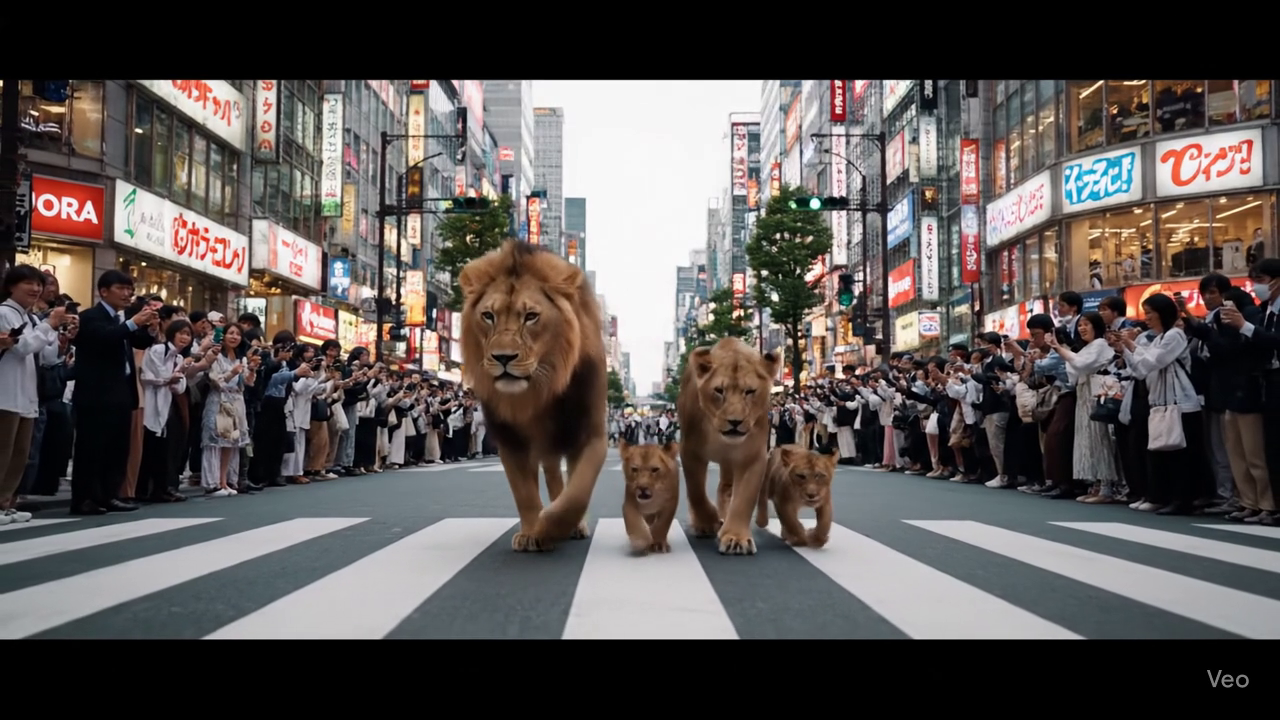
#> input picture frame 19 of Chapter03/input.mp4, 1280 x 720 px
$ python 02-04_4_save_inverted_video.py
#> lines starting #> are read from the running program, lines starting #| are printed output that depends on the picture
import cv2

cap = cv2.VideoCapture('input.mp4')
fps = cap.get(cv2.CAP_PROP_FPS)
width  = int(cap.get(cv2.CAP_PROP_FRAME_WIDTH))
height = int(cap.get(cv2.CAP_PROP_FRAME_HEIGHT))

# コーデックと出力設定
fourcc = cv2.VideoWriter_fourcc(*'mp4v')
out = cv2.VideoWriter('output_inverted_video.mp4', fourcc, fps, (width, height))

while cap.isOpened():
    ret, frame = cap.read()
#> frame is the input picture: shape (720, 1280, 3); mean B, G, R 83.4, 84.9, 90.5
    if not ret:
        break

    # 色の反転
    inverted = cv2.bitwise_not(frame)
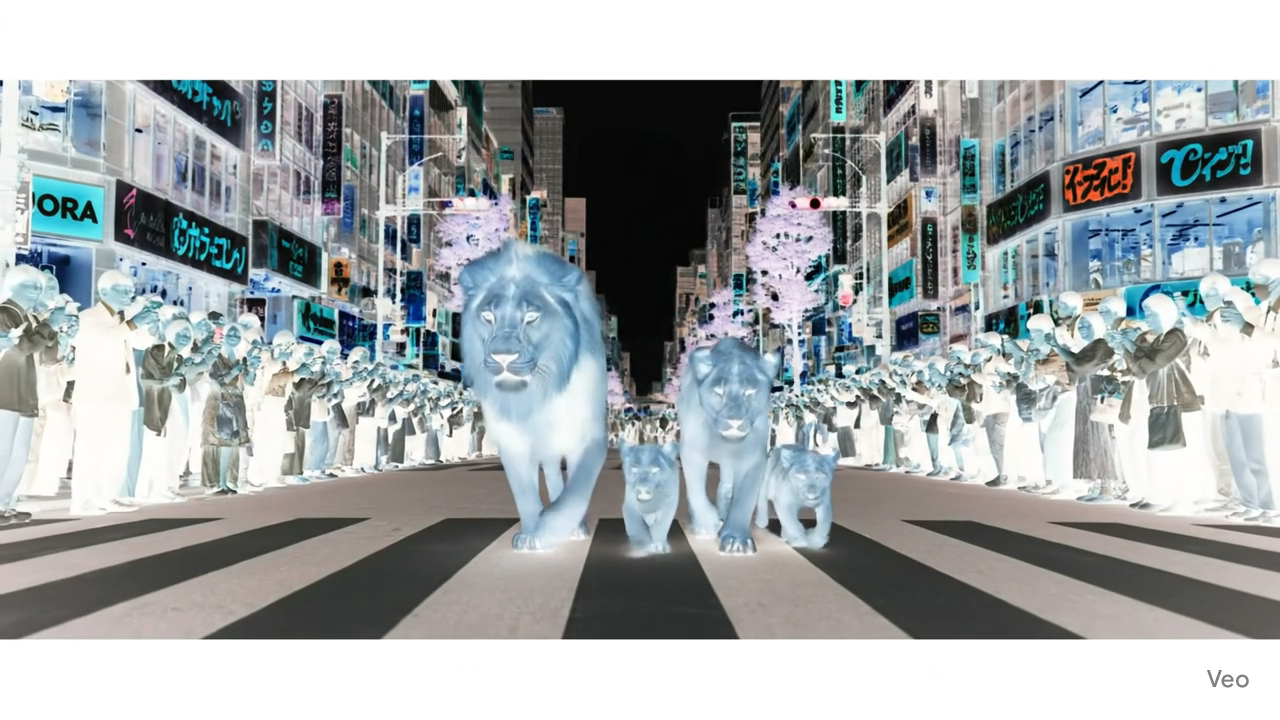
#> inverted: shape (720, 1280, 3); mean B, G, R 171.6, 170.1, 164.5
    out.write(inverted)

cap.release()
out.release()

$ run again, starting later in the video
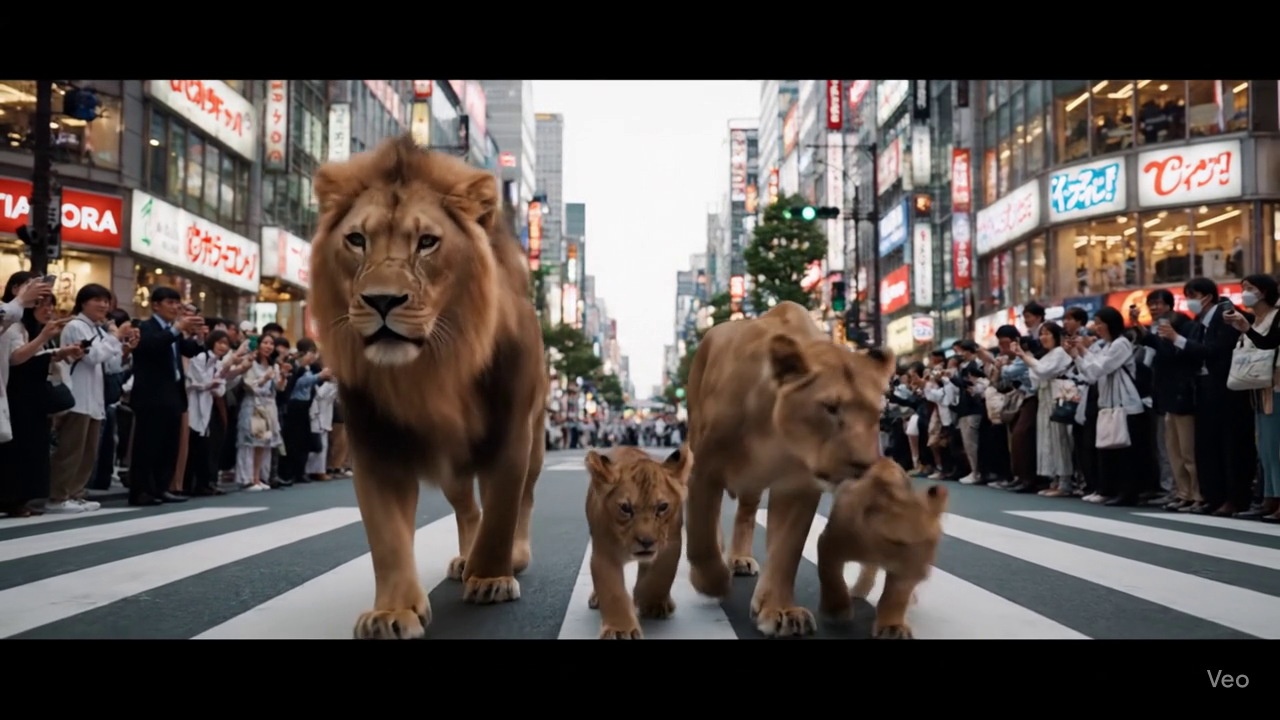
#> input picture frame 86 of Chapter03/input.mp4, 1280 x 720 px
#> frame is the input picture: shape (720, 1280, 3); mean B, G, R 76, 79.7, 87.6
#> `inverted = cv2.bitwise_not(frame)`:
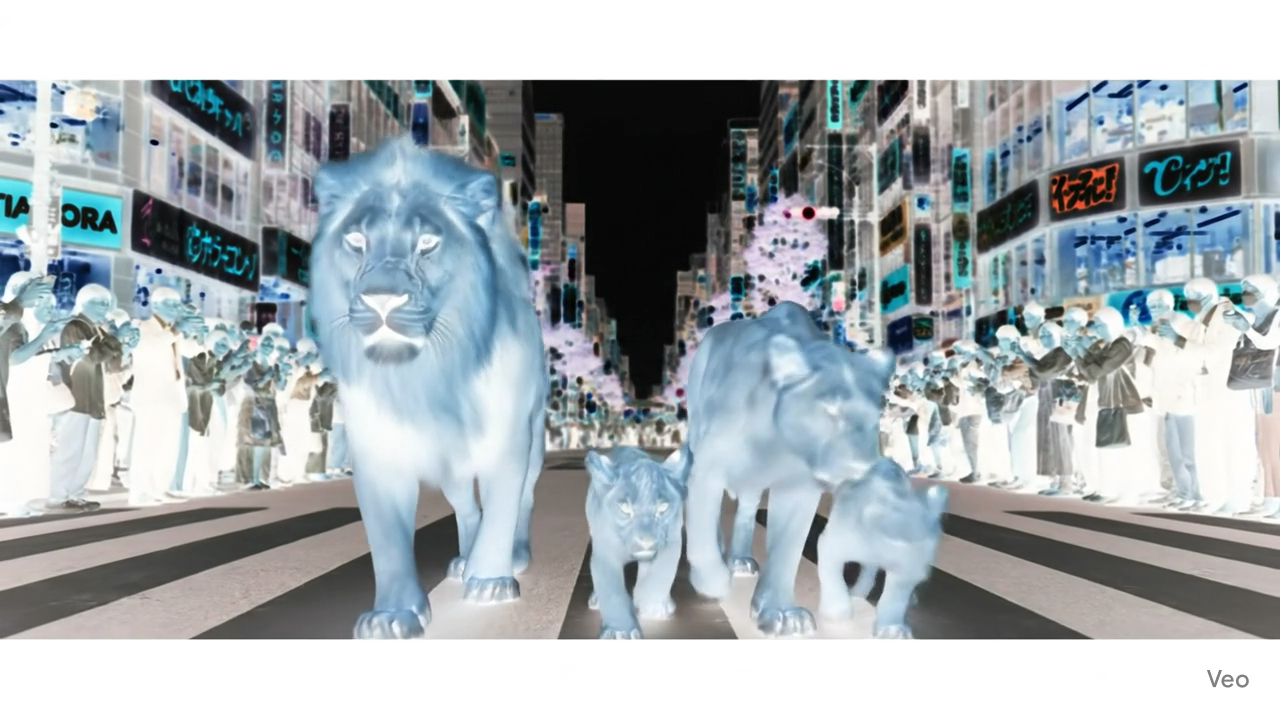
#> inverted: shape (720, 1280, 3); mean B, G, R 179, 175.3, 167.4

$ run again, starting later in the video
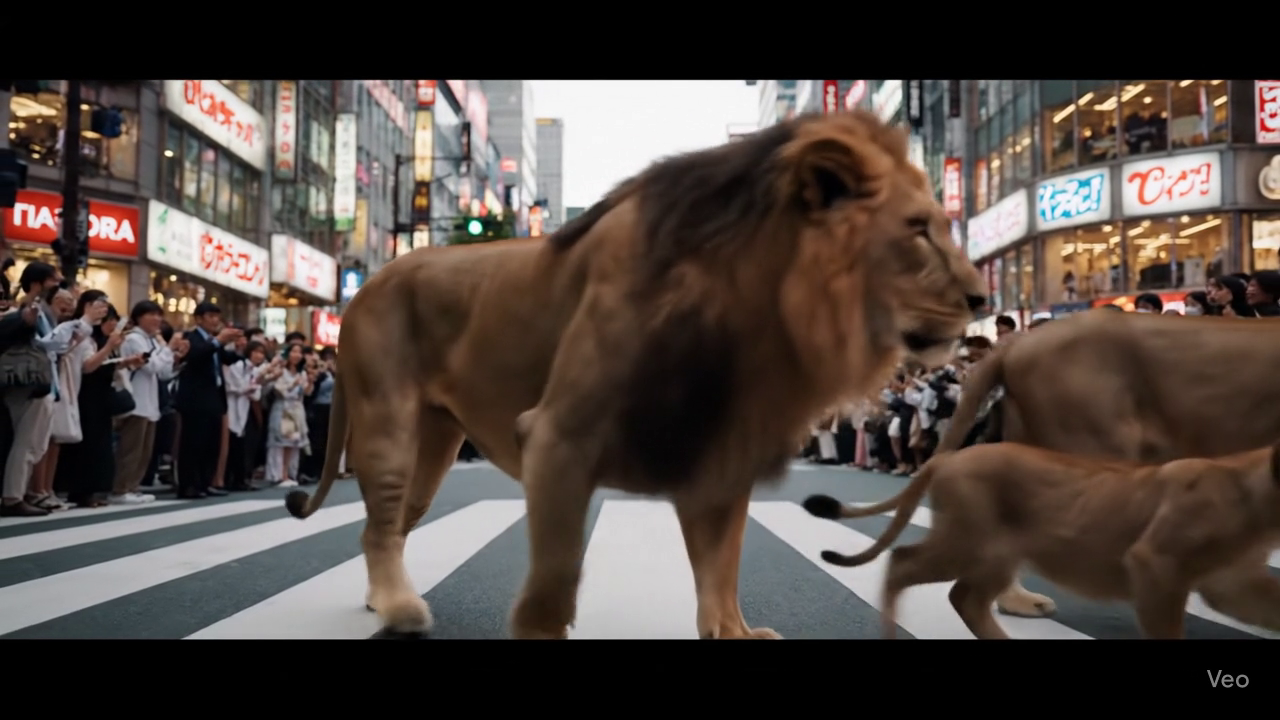
#> input picture frame 153 of Chapter03/input.mp4, 1280 x 720 px
#> frame is the input picture: shape (720, 1280, 3); mean B, G, R 64.5, 69.9, 80.1
#> `inverted = cv2.bitwise_not(frame)`:
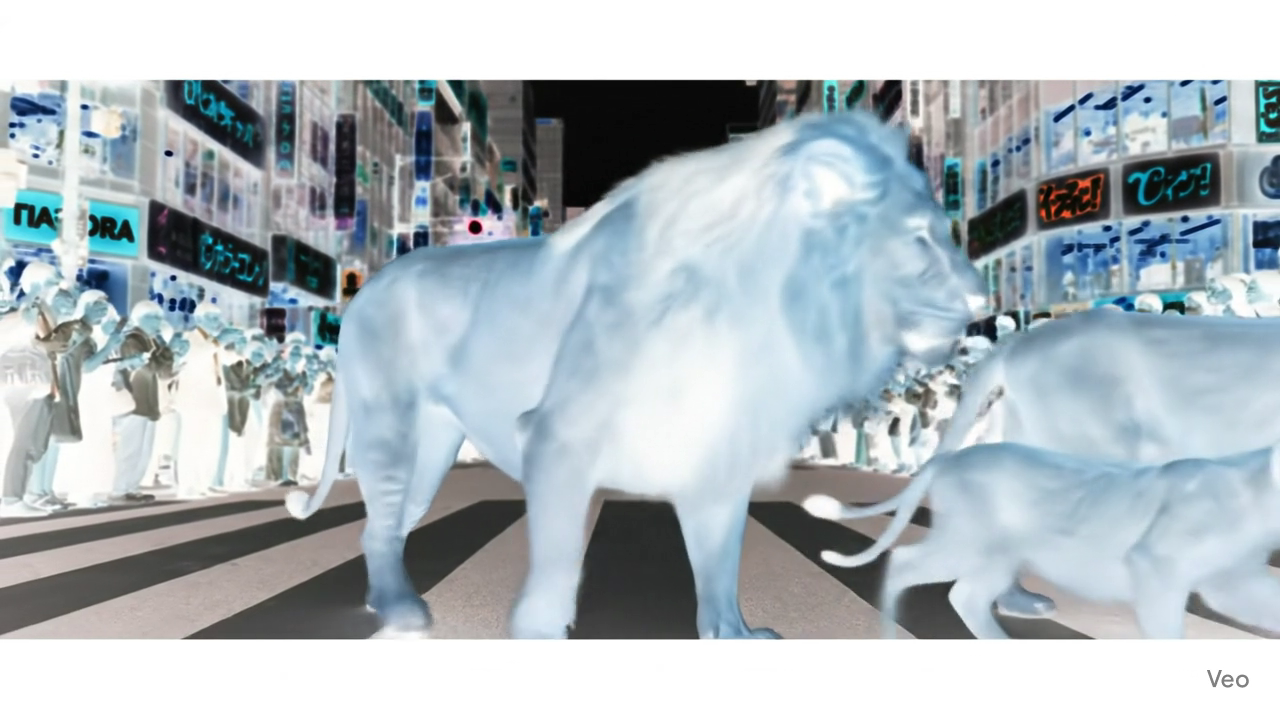
#> inverted: shape (720, 1280, 3); mean B, G, R 190.5, 185.1, 174.9
